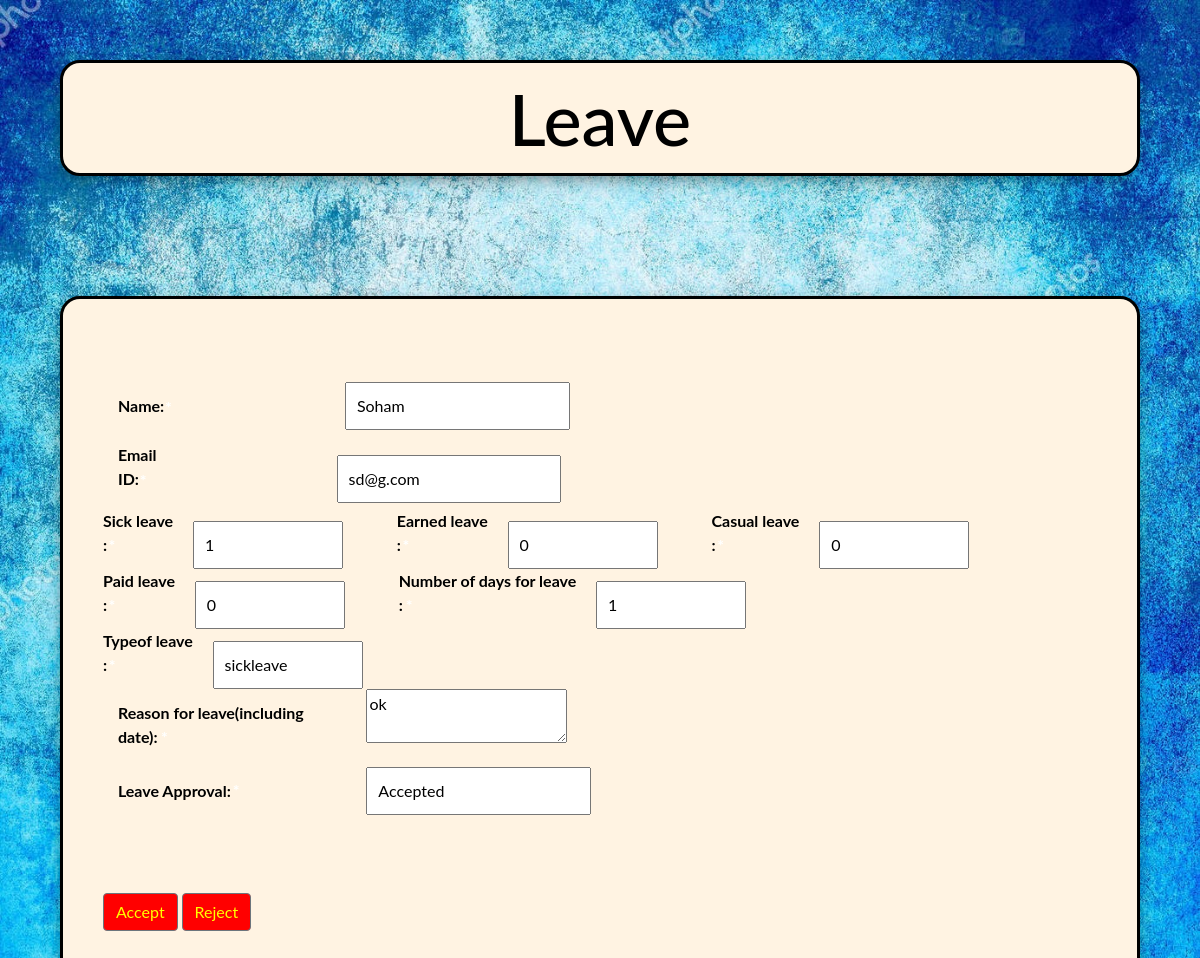
Page /leavem1.php?id=203 (signed in) on the committed database.
### tables this page shows
CREATE TABLE `leavez` (
  `leave_id` int(11) NOT NULL,
  `sickleave` int(11) DEFAULT 0,
  `earnleave` int(11) DEFAULT 0,
  `casualleave` int(11) DEFAULT 0,
  `nationalfesholiday` int(11) DEFAULT NULL,
  `paidleave` int(11) DEFAULT 0,
  `leavereason` text DEFAULT NULL,
  `leaveapproval` varchar(50) DEFAULT 'Pending approval',
  `leavetype` varchar(50) DEFAULT NULL,
  `reqleave` int(11) DEFAULT NULL,
  `addemploy_Employ_ID` int(11) NOT NULL
);

CREATE TABLE `addemploy` (
  `Employ_ID` int(11) NOT NULL,
  `fname` varchar(45) DEFAULT NULL,
  `mname` varchar(45) DEFAULT NULL,
  `lname` varchar(45) DEFAULT NULL,
  `qualify` varchar(45) DEFAULT NULL,
  `blood` varchar(45) DEFAULT NULL,
  `email` varchar(45) DEFAULT NULL,
  `phone` varchar(20) DEFAULT NULL,
  `exp` varchar(45) DEFAULT NULL,
  `department` varchar(45) DEFAULT NULL,
  `designation` varchar(45) DEFAULT NULL,
  `addr` varchar(45) DEFAULT NULL,
  `Password` varchar(45) NOT NULL,
  `MainRole` varchar(45) NOT NULL,
  `jd` varchar(20) DEFAULT NULL
);

### leavem1.php (the view, shortened to what this page needs)
<?php
include'configall.php';
include'bootstrap.php';
$stmt = $pdo->prepare("SELECT `addemploy`.*, `leavez`.*\n"
    . "FROM `addemploy` \n"
    . "	LEFT JOIN `leavez` ON `leavez`.`addemploy_Employ_ID` = `addemploy`.`Employ_ID` WHERE `leavez`.`addemploy_Employ_ID`=:xyz");
$stmt->execute(array(":xyz" => $_GET['id']));
$row = $stmt->fetch(PDO::FETCH_ASSOC);
$la = htmlentities($row['leaveapproval']);
$n = htmlentities($row['fname']);
$sl = htmlentities($row['sickleave']);
$cl = htmlentities($row['casualleave']);
$pl = htmlentities($row['paidleave']);
$el = htmlentities($row['earnleave']);
$ld = htmlentities($row['reqleave']);
$lr = htmlentities($row['leavereason']);
$ty = htmlentities($row['leavetype']);
$e = htmlentities($row['email']);
?>
<!doctype html>
<html>
<head>
	<link href="leave.css?v=<?php echo time(); ?>" rel="stylesheet" type="text/css">
</head>
<body>
	<div class="heading">
		<h1>Leave</h1>
	</div>
  <div class="overall">
    <form id="update" method="post" class="u-admin">
      <div class="name">
        <label for="name">Name:<span class="required">*</span></label><input type="text" name="name" value="<?= $n ?>" readonly ><br>
      </div>
      <div class="email">
        <label for="email">Email ID:<span class="required">*</span></label><input type="email" name="email" value="<?= $e ?>" readonly ><br>
      </div>
	  <div class="l_d" style="display: inline;">
        <label for="leave_days">Sick leave :<span>*</span></label><input type="number" name="sickleave" value="<?= $sl ?>" readonly>
      </div>
		<div class="l_d" style="display: inline;">
        <label for="leave_days">Earned leave :<span>*</span></label><input type="number" name="earnleave" value="<?= $el ?>" readonly>
      </div>
			<div class="l_d" style="display: inline;">
        <label for="leave_days">Casual leave :<span>*</span></label><input type="number" name="casualleave" value="<?= $cl ?>" readonly>
      </div>
			<div class="l_d" style="display: inline;">
        <label for="leave_days">Paid leave :<span>*</span></label><input type="number" name="paidleave" value="<?= $pl ?>" readonly>
      </div>
      <div class="l_d">
        <label for="leave_days">Number of days for leave :<span class="required">*</span></label><input type="textarea" name="leave_type" value="<?= $ld ?>" readonly ><br>
      </div>
	  <div class="l_d">
        <label for="leave_type">Typeof leave :<span>*</span></label><input type="text" name="leave_days" value="<?= $ty ?>" readonly><br>
      </div>
      <div class="reason">
        <label for "leave_reason">Reason for leave(including date):<span class="required">*</span></label><textarea name="leavereason" readonly><?= $lr ?></textarea><br>
      </div>
      <div class="approve">
        <label for="leave_approval">Leave Approval:<span class="required">*</span></label><input type="text" name="leave_approval" value="<?= $la ?>"><br>
      </div>
      <br><br><br>
      <div class="bn">
        <button  type="submit" name="submit" class="btn btn-secondary" >Accept</button>
  			<button name="cancel" class="btn btn-secondary">Reject</button>
      </div>
  	</form>
  </div>
</body>
</html>

### leave.css (style rules this page uses)
.name label,span { margin: 0.5%; padding: 1%; }
.name input { margin-left: 16%; padding: 1%; }
.reason label,span { margin-left: 0.5%; padding: 1%; width: 25%; }
.reason textarea { margin-left: 1%; }
.email label,span { margin-left: 0.5%; padding: 1%; width: 8%; }
.email input { margin-left: 15%; padding: 1%; }
.l_d input { width: 150px; margin-left: 0.5%; margin-right: 50px; padding: 1%; }
.approve label,span { margin-left: 0.5%; padding: 1%; width: 15%; }
.approve input { margin-left: 11%; padding: 1%; }
div { display: inline; }
h1 { font-size: 450%; background-color: #fff3e2; box-sizing: border-box; width: 90%; margin: 5%; padding: 1%; text-align: center; border-style: solid; border-radius: 20px; box-shadow: 0 4px 8px 0 rgba(0, 0, 0, 0.2), 0 6px 20px 0 rgba(0, 0, 0, 0.19); }
body { background: url(bgImage7.jpg); background-size: cover; background-repeat: no-repeat; width: 100%; height: 200vh; color: black; }
body { font-family: 'Montserrat', sans-serif; font-weight: bold; color: black; }
.overall { position:absolute; margin: 5%; height: 140%; width: 90%; padding: 80px 40px; box-sizing: border-box; border-style: solid; border-radius: 20px; box-shadow: 0 4px 8px 0 rgba(0, 0, 0, 0.2), 0 6px 20px 0 rgba(0, 0, 0, 0.19); background: #fff3e2; color: black; }
body { font-family: "Lato", sans-serif; }
span { color: white; }
.bn button { background-color: red; color: yellow; }
.heading { color: black; }

### rows in the picture
leavez: name "Soham", email "sd@g.com", sickleave "1", earnleave "0", casualleave "0", paidleave "0", leave_type "1", leave_days "sickleave", leavereason "ok", leave_approval "Accepted"
